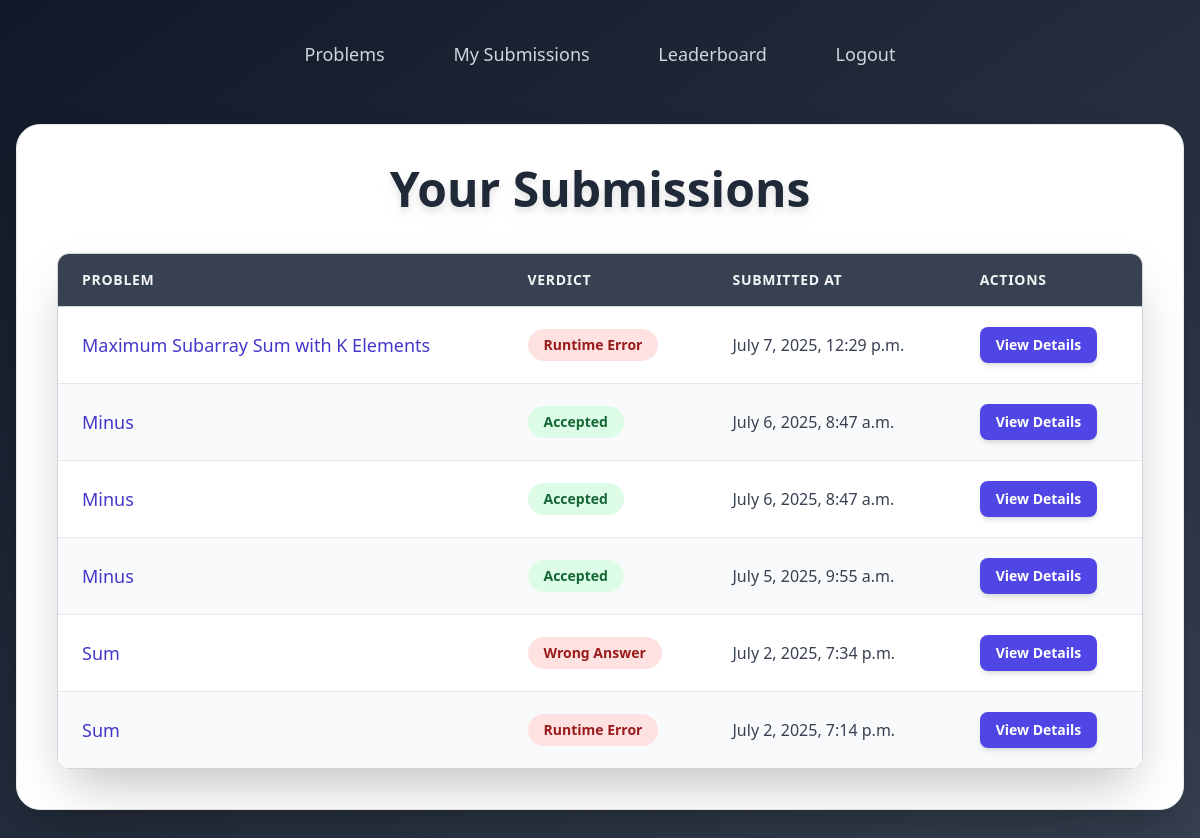
Before: /submissions/history/ (signed in) with the older database file.
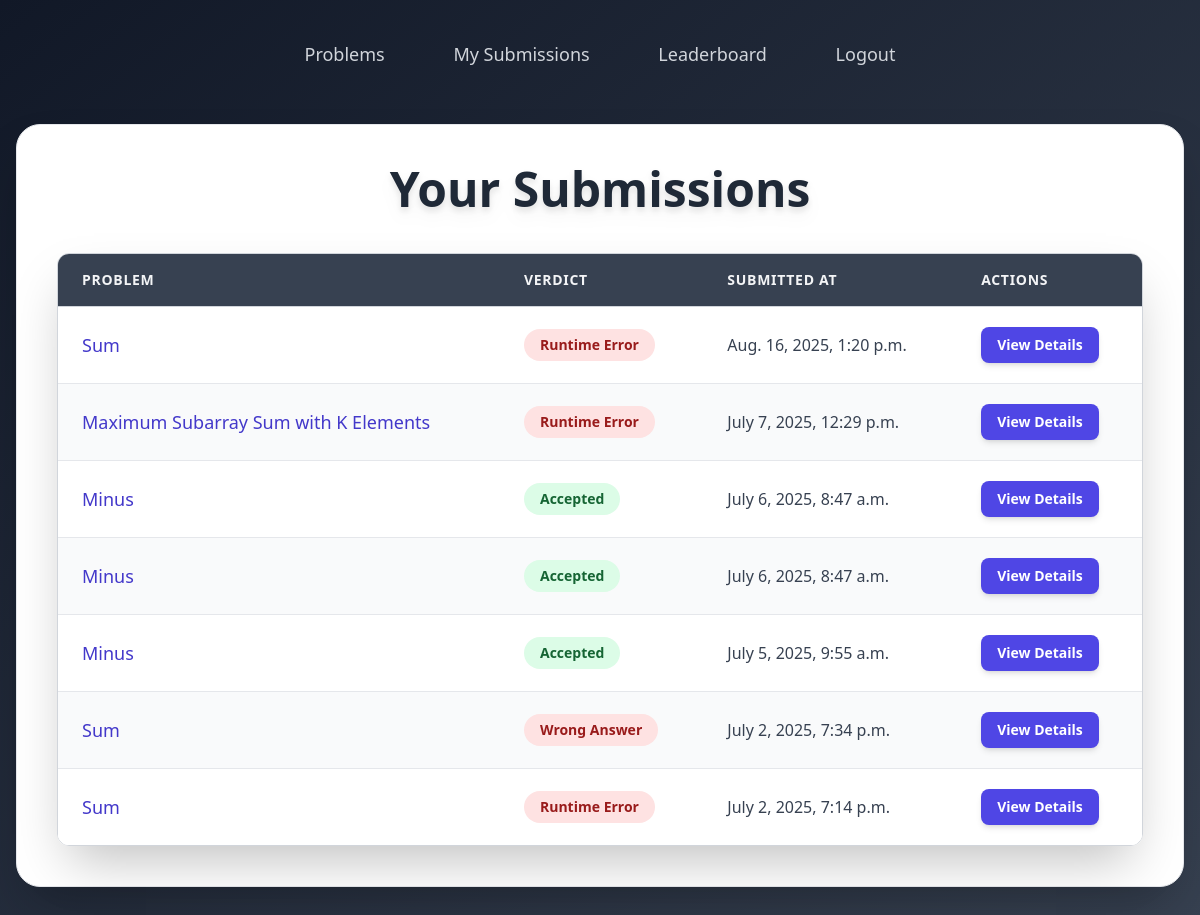
After: the same page with the newer database file.
### submissions/models.py (models this page shows, shortened)
class Submission(models.Model):
    STATUS_CHOICES = [
        ('Accepted', 'Accepted'),
        ('Wrong Answer', 'Wrong Answer'),
        ('Time Limit Exceeded', 'Time Limit Exceeded'),
        ('Runtime Error', 'Runtime Error'),
    ]
    user = models.ForeignKey(User, on_delete=models.CASCADE)
    problem = models.ForeignKey(Problem, on_delete=models.CASCADE)
    code = models.TextField()
    language = models.CharField(max_length=20, default='python')
    created_at = models.DateTimeField(auto_now_add=True)
    verdict = models.CharField(max_length=20, choices=STATUS_CHOICES)
    output = models.TextField()
    error = models.TextField()

### problems/models.py (models this page shows, shortened)
class Problem(models.Model):
    DIFFICULTY_CHOICES = [
        ('Easy', 'Easy'),
        ('Medium', 'Medium'),
        ('Hard', 'Hard'),
    ]
    title = models.CharField(max_length=200)
    description = models.TextField()
    input_description = models.TextField()
    output_description = models.TextField()
    constraints = models.TextField()
    sample_input = models.TextField()
    sample_output = models.TextField()
    difficulty = models.CharField(max_length=10, choices=DIFFICULTY_CHOICES)
    tags = models.ManyToManyField(Tag, related_name='problems')
    slug = models.SlugField(unique=True)

### submissions/views.py (the view)
# urls.py: path('history/', views.submission_history, name='submission_history'),
@login_required
def submission_history(request):
    submissions = Submission.objects.filter(user=request.user).order_by('-created_at')
    return render(request, 'submissions/history.html', {'submissions': submissions})

### templates/submissions/history.html (shortened to what the changed rows need)
<!DOCTYPE html>
<html lang="en">
<head>
    <script src="https://cdn.tailwindcss.com"></script>
</head>
<body class="bg-gradient-to-br from-gray-900 to-gray-700 min-h-screen font-sans text-gray-100 flex flex-col p-4">
    <div class="bg-white p-10 rounded-3xl shadow-2xl w-full mx-auto max-w-7xl flex-grow border border-gray-200 mb-8">
        <h2 class="text-5xl font-extrabold text-center text-gray-800 mb-10 drop-shadow-lg">Your Submissions</h2>
        <div class="overflow-x-auto shadow-2xl rounded-xl border border-gray-300">
            <table class="min-w-full divide-y divide-gray-300">
                <thead class="bg-gray-700">
                    <tr>
                        <th scope="col" class="px-6 py-4 text-left text-sm font-semibold text-gray-100 uppercase tracking-wider">
                            Problem
                        </th>
                        <th scope="col" class="px-6 py-4 text-left text-sm font-semibold text-gray-100 uppercase tracking-wider">
                            Verdict
                        </th>
                        <th scope="col" class="px-6 py-4 text-left text-sm font-semibold text-gray-100 uppercase tracking-wider">
                            Submitted At
                        </th>
                        <th scope="col" class="px-6 py-4 text-left text-sm font-semibold text-gray-100 uppercase tracking-wider">
                            Actions
                        </th>
                    </tr>
                </thead>
                <tbody class="bg-white divide-y divide-gray-200">
                    {% for submission in submissions %}
                    <tr class="{% cycle 'bg-white' 'bg-gray-50' %} hover:bg-gray-100 transition duration-150 ease-in-out">
                        <td class="px-6 py-5 whitespace-nowrap text-lg font-medium text-indigo-700">
                            <a href="{% url 'problem_detail' submission.problem.slug %}" class="hover:underline">
                                {{ submission.problem.title }}
                            </a>
                        </td>
                        <td class="px-6 py-5 whitespace-nowrap">
                            <span class="inline-flex items-center px-4 py-1.5 rounded-full text-sm font-semibold
                                {% if submission.verdict == 'Accepted' %}
                                    bg-green-100 text-green-800
                                {% elif submission.verdict == 'Wrong Answer' or submission.verdict == 'Runtime Error' or submission.verdict == 'Time Limit Exceeded' or submission.verdict == 'Memory Limit Exceeded' %}
                                    bg-red-100 text-red-800
                                {% else %}
                                    bg-yellow-100 text-yellow-800
                                {% endif %}">
                                {{ submission.verdict }}
                            </span>
                        </td>
                        <td class="px-6 py-5 whitespace-nowrap text-base text-gray-700">
                            {{ submission.created_at }}
                        </td>
                        <td class="px-6 py-5 whitespace-nowrap text-sm text-gray-700">
                            <button
                                onclick="showSubmissionDetails(
                                    `{{ submission.code|escapejs }}`,
                                    `{{ submission.output|default:''|escapejs }}`,
                                    `{{ submission.error|default:''|escapejs }}`
                                )"
                                class="px-4 py-2 bg-indigo-600 text-white font-semibold rounded-lg shadow-md hover:bg-indigo-700 focus:outline-none focus:ring-2 focus:ring-indigo-500 focus:ring-offset-2 transition-all duration-200 transform hover:scale-105 active:scale-95"
                            >
                                View Details
                            </button>
                        </td>
                    </tr>
                    {% endfor %}
                </tbody>
            </table>
        </div>
    </div>
</body>
</html>

Changed rows visible on the page:
added Submission: problem "Sum", verdict "Runtime Error", created_at "Aug. 16, 2025, 1:20 p.m."
